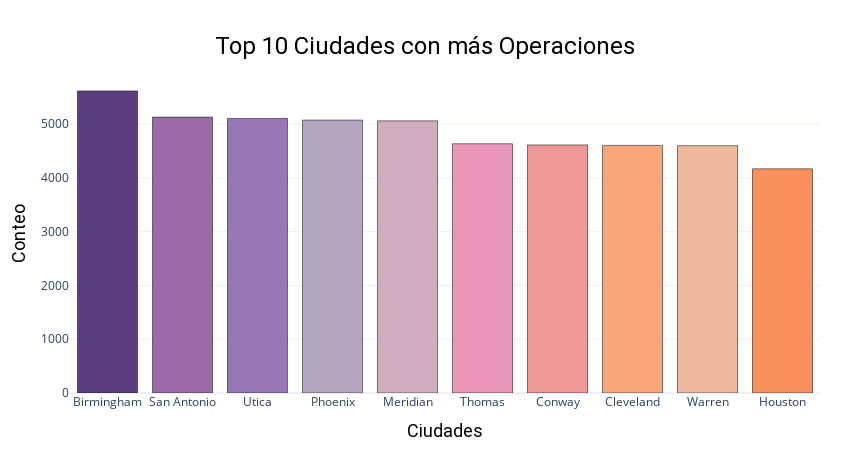
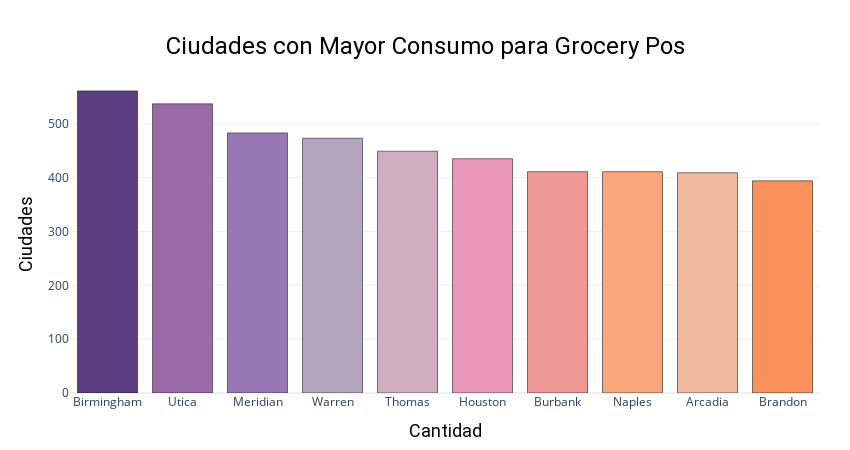
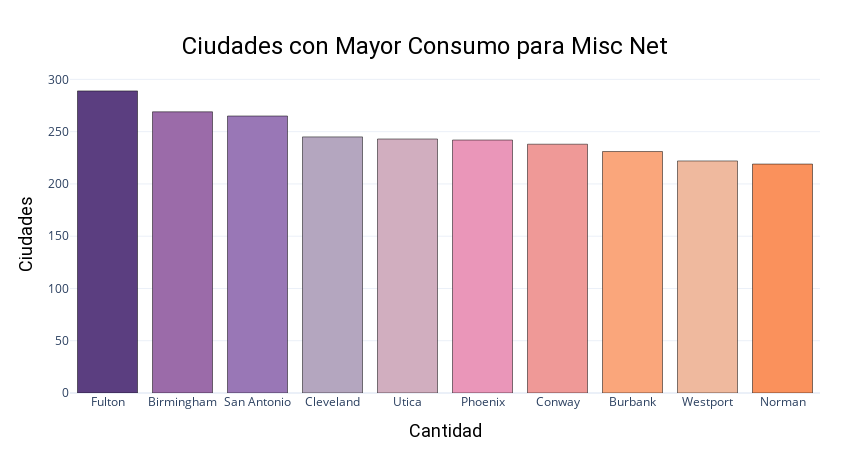
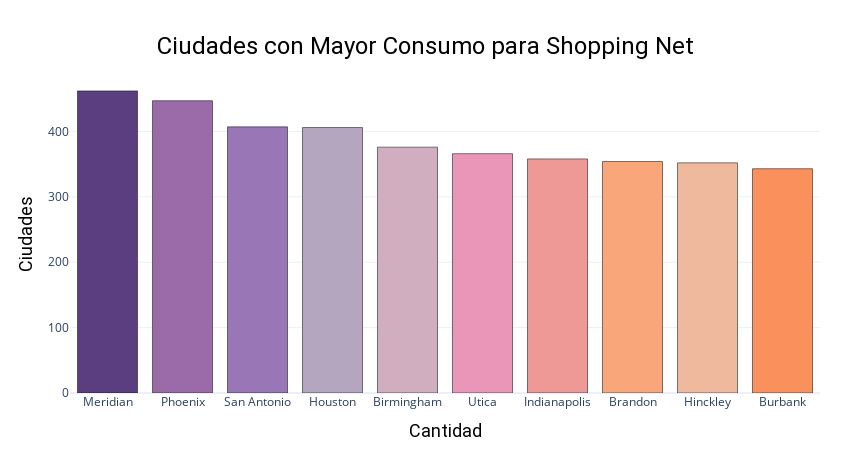

The notebook cell these images were saved under, in order:
### Markdown cell above
## **Gráficas y Análisis**

### Code cell
#Gráficas Estados y Ciudades
ciudades_operaciones_10.show()
grocery_pos.show()
misc_net.show()
shopping_net.show()
ciudades_fraudes_10.show()
estados_consumo_10.show()
estados_fraudes_10.show()
fraude_estado_graph.show()

### Figure 1 — Plotly figure (JSON) as saved in the notebook; plotly's stock layout.template omitted (floating-point values rounded to 4 significant figures)
{"data": [{"marker": {"color": ["#5b3e80", "#9b6ba9", "#9977b6", "#b4a6bf", "#d1aebf", "#ea96b9", "#ef9997", "#faa67b", "#efb99e", "#fa915c", "#bb7497", "#549fa3", "#547ca3", "#3776dc"], "line": {"color": "black", "width": 0.5}}, "orientation": "v", "type": "bar", "x": ["Birmingham", "San Antonio", "Utica", "Phoenix", "Meridian", "Thomas", "Conway", "Cleveland", "Warren", "Houston"], "y": [5617, 5130, 5105, 5075, 5060, 4634, 4613, 4604, 4599, 4168]}], "layout": {"height": 450, "hoverlabel": {"bgcolor": "white", "font": {"color": "black", "family": "Roboto", "size": 16}}, "margin": {"b": 30, "l": 70, "r": 30, "t": 75}, "title": {"font": {"color": "black", "family": "Roboto", "size": 24}, "pad": {"b": 90}, "text": "Top 10 Ciudades con más Operaciones", "x": 0.5, "xanchor": "center", "yanchor": "top"}, "width": 850, "xaxis": {"title": {"font": {"color": "black", "family": "Roboto", "size": 18}, "text": "Ciudades"}}, "yaxis": {"automargin": true, "title": {"font": {"color": "black", "family": "Roboto", "size": 18}, "standoff": 10, "text": "Conteo"}}}}

### Figure 2 — Plotly figure (JSON) as saved in the notebook; plotly's stock layout.template omitted (floating-point values rounded to 4 significant figures)
{"data": [{"marker": {"color": ["#5b3e80", "#9b6ba9", "#9977b6", "#b4a6bf", "#d1aebf", "#ea96b9", "#ef9997", "#faa67b", "#efb99e", "#fa915c", "#bb7497", "#549fa3", "#547ca3", "#3776dc"], "line": {"color": "black", "width": 0.5}}, "orientation": "v", "type": "bar", "x": ["Birmingham", "Utica", "Meridian", "Warren", "Thomas", "Houston", "Burbank", "Naples", "Arcadia", "Brandon"], "y": [561, 537, 483, 473, 449, 435, 411, 411, 409, 394]}], "layout": {"height": 450, "hoverlabel": {"bgcolor": "white", "font": {"color": "black", "family": "Roboto", "size": 16}}, "margin": {"b": 30, "l": 70, "r": 30, "t": 75}, "title": {"font": {"color": "black", "family": "Roboto", "size": 24}, "pad": {"b": 90}, "text": "Ciudades con Mayor Consumo para Grocery Pos", "x": 0.5, "xanchor": "center", "yanchor": "top"}, "width": 850, "xaxis": {"title": {"font": {"color": "black", "family": "Roboto", "size": 18}, "text": "Cantidad"}}, "yaxis": {"automargin": true, "title": {"font": {"color": "black", "family": "Roboto", "size": 18}, "standoff": 10, "text": "Ciudades"}}}}

### Figure 3 — Plotly figure (JSON) as saved in the notebook; plotly's stock layout.template omitted (floating-point values rounded to 4 significant figures)
{"data": [{"marker": {"color": ["#5b3e80", "#9b6ba9", "#9977b6", "#b4a6bf", "#d1aebf", "#ea96b9", "#ef9997", "#faa67b", "#efb99e", "#fa915c", "#bb7497", "#549fa3", "#547ca3", "#3776dc"], "line": {"color": "black", "width": 0.5}}, "orientation": "v", "type": "bar", "x": ["Fulton", "Birmingham", "San Antonio", "Cleveland", "Utica", "Phoenix", "Conway", "Burbank", "Westport", "Norman"], "y": [289, 269, 265, 245, 243, 242, 238, 231, 222, 219]}], "layout": {"height": 450, "hoverlabel": {"bgcolor": "white", "font": {"color": "black", "family": "Roboto", "size": 16}}, "margin": {"b": 30, "l": 70, "r": 30, "t": 75}, "title": {"font": {"color": "black", "family": "Roboto", "size": 24}, "pad": {"b": 90}, "text": "Ciudades con Mayor Consumo para Misc Net", "x": 0.5, "xanchor": "center", "yanchor": "top"}, "width": 850, "xaxis": {"title": {"font": {"color": "black", "family": "Roboto", "size": 18}, "text": "Cantidad"}}, "yaxis": {"automargin": true, "title": {"font": {"color": "black", "family": "Roboto", "size": 18}, "standoff": 10, "text": "Ciudades"}}}}

### Figure 4 — Plotly figure (JSON) as saved in the notebook; plotly's stock layout.template omitted (floating-point values rounded to 4 significant figures)
{"data": [{"marker": {"color": ["#5b3e80", "#9b6ba9", "#9977b6", "#b4a6bf", "#d1aebf", "#ea96b9", "#ef9997", "#faa67b", "#efb99e", "#fa915c", "#bb7497", "#549fa3", "#547ca3", "#3776dc"], "line": {"color": "black", "width": 0.5}}, "orientation": "v", "type": "bar", "x": ["Meridian", "Phoenix", "San Antonio", "Houston", "Birmingham", "Utica", "Indianapolis", "Brandon", "Hinckley", "Burbank"], "y": [462, 447, 407, 406, 376, 366, 358, 354, 352, 343]}], "layout": {"height": 450, "hoverlabel": {"bgcolor": "white", "font": {"color": "black", "family": "Roboto", "size": 16}}, "margin": {"b": 30, "l": 70, "r": 30, "t": 75}, "title": {"font": {"color": "black", "family": "Roboto", "size": 24}, "pad": {"b": 90}, "text": "Ciudades con Mayor Consumo para Shopping Net", "x": 0.5, "xanchor": "center", "yanchor": "top"}, "width": 850, "xaxis": {"title": {"font": {"color": "black", "family": "Roboto", "size": 18}, "text": "Cantidad"}}, "yaxis": {"automargin": true, "title": {"font": {"color": "black", "family": "Roboto", "size": 18}, "standoff": 10, "text": "Ciudades"}}}}
